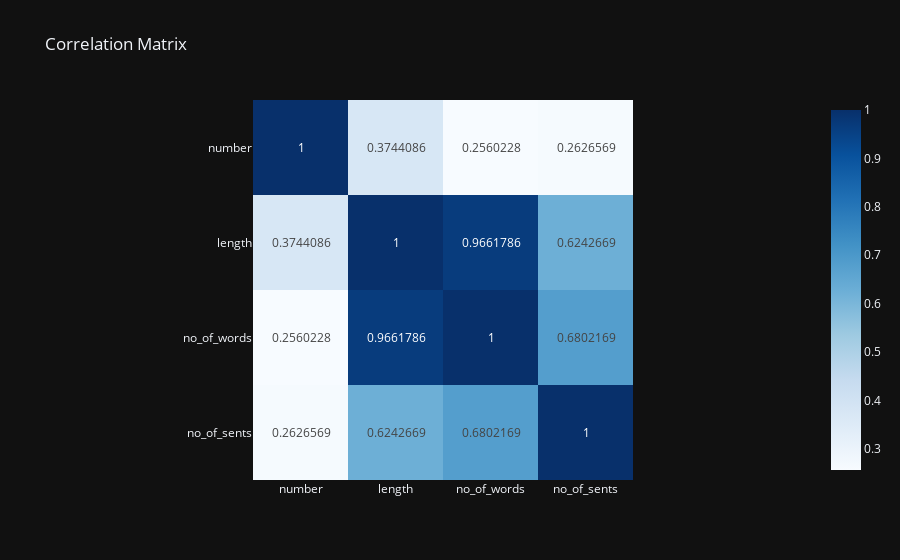

The notebook cell this image was saved under:
### Code cell
fig = px.imshow(data.corr(), text_auto = True, color_continuous_scale = 'blues', template = 'plotly_dark', title = "Correlation Matrix")
fig.show()

### Figure 1 — Plotly figure (JSON) as saved in the notebook; plotly's stock layout.template omitted (floating-point values rounded to 4 significant figures)
{"data": [{"coloraxis": "coloraxis", "hovertemplate": "x: %{x}<br>y: %{y}<br>color: %{z}<extra></extra>", "name": "0", "texttemplate": "%{z}", "type": "heatmap", "x": ["number", "length", "no_of_words", "no_of_sents"], "xaxis": "x", "y": ["number", "length", "no_of_words", "no_of_sents"], "yaxis": "y", "z": [[1, 0.3744, 0.256, 0.2627], [0.3744, 1, 0.9662, 0.6243], [0.256, 0.9662, 1, 0.6802], [0.2627, 0.6243, 0.6802, 1]]}], "layout": {"coloraxis": {"colorscale": [[0, "rgb(247,251,255)"], [0.125, "rgb(222,235,247)"], [0.25, "rgb(198,219,239)"], [0.375, "rgb(158,202,225)"], [0.5, "rgb(107,174,214)"], [0.625, "rgb(66,146,198)"], [0.75, "rgb(33,113,181)"], [0.875, "rgb(8,81,156)"], [1, "rgb(8,48,107)"]]}, "title": {"text": "Correlation Matrix"}, "xaxis": {"anchor": "y", "constrain": "domain", "domain": [0, 1], "scaleanchor": "y"}, "yaxis": {"anchor": "x", "autorange": "reversed", "constrain": "domain", "domain": [0, 1]}}}
